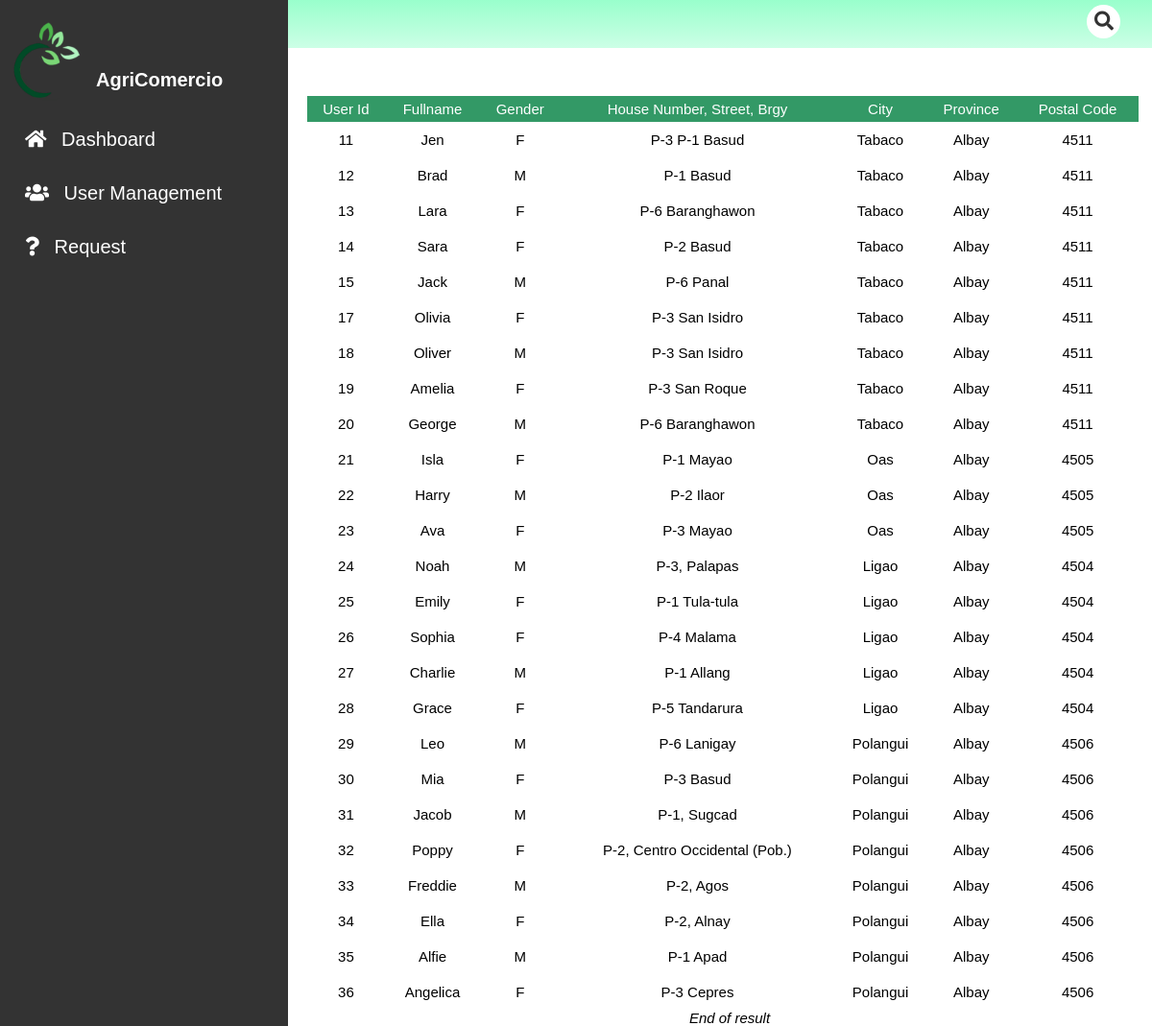
Screenshot of /admin/customer.php with the database file from the repository.
### tables this page shows
CREATE TABLE `user_info` (
  `user_info_id` int(11) NOT NULL,
  `user_fullname` varchar(128) NOT NULL,
  `user_id` int(11) NOT NULL,
  `gender` varchar(20) NOT NULL,
  `contact_details` int(20) NOT NULL,
  `house_no_street_brgy` varchar(128) NOT NULL,
  `city` varchar(128) NOT NULL,
  `province` varchar(128) NOT NULL,
  `postal_code` int(11) NOT NULL,
  `user_type` varchar(55) NOT NULL
);

### admin/customer.php (the view, shortened to what this page needs)
<!DOCTYPE html>
<?php
include_once ('../includes/db_conn.php');
?>
<!DOCTYPE html>
<html lang="en">
<head>
    <link rel="stylesheet" href="../css/style.css">
    <link rel="stylesheet" href="../css/fontawesome.css">
    <link rel="stylesheet" href="https://cdnjs.cloudflare.com/ajax/libs/font-awesome/5.15.2/css/all.min.css">
</head>
<body>
<header id="header">
<div class="right">
</div>
<div class="left">
            <div class="search-container">
            <input type="search" placeholder="" id="search">
              <label for="search" class="fas fa-search"></label>
           </div>
</div>
</header>
<body>
<div class="sidenav">
  <div class="sidenav-title">
    <div class="sidenav_image">
      <img src="../img/logo1.png" alt=""width = "90px ">
      <h1>AgriComercio</h1>
    </div>
  </div>
  <a href="admin.php"><i class="fas fa-home"></i> Dashboard</a>
  <a href="user.php"><i class="fas fa-users"></i> User Management</a>
  <a href="#"><i class="fas fa-question"></i> Request</a>
</div>
<main>
        <div class="main__container">
          <div class="container_fluid">
                <div class="row" id="contentPanel">
                <div class="col-12">
                <?php
                $sql =" SELECT
                                    `user_info_id`,
                                    `user_fullname`,
                                    `user_id`,
                                    `gender`,
                                    `contact_details`,
                                    `house_no_street_brgy`,
                                    `city`,
                                    `province`,
                                    `postal_code`,
                                    `user_type`
                                    FROM `user_info`
                                    WHERE user_type = 'Customer';";
                $stmt=mysqli_stmt_init($conn);
                if (!mysqli_stmt_prepare($stmt, $sql)){
                echo "Statement Failed.";
                exit();
                }
                mysqli_stmt_execute($stmt);
                $resultData = mysqli_stmt_get_result($stmt);
                $arr=array();
                while($row = mysqli_fetch_assoc($resultData)){
                array_push($arr,$row);
                }
                if(!empty($arr)){
                    echo "<table class='table'>";
                    echo "<thead>";
                    echo "<th> User Id </th>";
                    echo "<th> Fullname</th>";
                    echo "<th> Gender </th>";
                    echo "<th> House Number, Street, Brgy </th>";
                    echo "<th> City </th>";
                    echo "<th> Province </th>";
                    echo "<th> Postal Code </th>";
                    echo "</thead>";
                    foreach($arr as $key => $val){
                    echo "<tr>";
                    echo "<td>" . $val ['user_id']         . "</td>";
                    echo "<td>" . $val ['user_fullname']   . "</td>";
                    echo "<td>" . $val ['gender']          .  " </td> ";
                    echo "<td>" . $val ['house_no_street_brgy'] .  " </td>";
                    echo "<td>" . $val ['city'] .  " </td>";
                    echo "<td>" . $val ['province'] .  " </td>";
                    echo "<td>" . $val ['postal_code'] .  " </td>";
                    echo "<td>";
                    echo "</tr>";
                    }
                  ?>
                    <?php
                    echo "</table>";
                    }
                    else{
                    echo "<h4> No Records Found.</h4>";
                    }
                ?>
                    <div
                    class='text-center'><em>End of result</em>
                    </div>
                </div>
                </div>
          </div>
      </main>
</body>
</html>

### css/style.css (style rules this page uses)
* { margin: 0; box-sizing: border-box; transition: all .2s linear; font-family: 'Exo 2', sans-serif ; }
html { font-size: 62.5%; scroll-behavior: smooth; }
body { overflow-x: hidden; }
#header { display: flex; align-items: center; justify-content: space-between; padding: 1.5rem 2.5rem; color: black; background-image:linear-gradient(#99ffcc,#ccffe6) ; }
.search-container { display: inline; position: relative; }
#search { position: absolute; top:-2rem; right: 0.8rem; height: 3.5rem; width: 3.5rem; font-size: 1.5rem; padding: 0.1rem; border: none; outline: none; border-radius: 5rem; }
.fa-search { top: -1.3rem; right: 1.5rem; position: absolute; font-size: 2rem; cursor: pointer; z-index: 1; color: #333; }
a { text-decoration: none; font-weight: bolder; color: #000000; }
table { width: 100%; border-collapse: collapse ; }
th { text-align: left; padding: 5px; color: #fff; background: #339966; font-weight: normal; }
td { padding: 10px 5px; }
main { margin-left: 30rem; padding: 0; }
.sidenav { height: 100%; width: 300px; position: fixed; z-index: 1; top: 0; left: 0; background-color:#333333; overflow-x: hidden; padding-top: 20px; }
.sidenav a { padding: 10px 8px 6px 16px; text-decoration: none; font-size: 2rem; color: #fff; display: block; font-weight: lighter; }
.sidenav i { margin: 1rem; color: white; }
.sidenav img { margin-bottom: 6rem; }
.sidenav h1 { color: white; margin-top: -10rem; margin-bottom: 2rem; margin-left: 10rem; }
.main__container { margin-top: 5rem; margin-left: 2rem; text-align: center; justify-content: center; }
.container_fluid .col-12 { font-size: 1.5rem; text-align-last: center; }
.text-center { text-align-last: center; }

### rows the page displays
user_info: user "11", user_fullname "Jen", gender "F", house_no_street_brgy "P-3 P-1 Basud", city "Tabaco", province "Albay", postal_code "4511"
user_info: user "12", user_fullname "Brad", gender "M", house_no_street_brgy "P-1 Basud", city "Tabaco", province "Albay", postal_code "4511"
user_info: user "13", user_fullname "Lara", gender "F", house_no_street_brgy "P-6 Baranghawon", city "Tabaco", province "Albay", postal_code "4511"
user_info: user "14", user_fullname "Sara", gender "F", house_no_street_brgy "P-2 Basud", city "Tabaco", province "Albay", postal_code "4511"
user_info: user "15", user_fullname "Jack", gender "M", house_no_street_brgy "P-6 Panal", city "Tabaco", province "Albay", postal_code "4511"
user_info: user "17", user_fullname "Olivia", gender "F", house_no_street_brgy "P-3 San Isidro", city "Tabaco", province "Albay", postal_code "4511"
user_info: user "18", user_fullname "Oliver", gender "M", house_no_street_brgy "P-3 San Isidro", city "Tabaco", province "Albay", postal_code "4511"
user_info: user "19", user_fullname "Amelia", gender "F", house_no_street_brgy "P-3 San Roque", city "Tabaco", province "Albay", postal_code "4511"
user_info: user "20", user_fullname "George", gender "M", house_no_street_brgy "P-6 Baranghawon", city "Tabaco", province "Albay", postal_code "4511"
user_info: user "21", user_fullname "Isla", gender "F", house_no_street_brgy "P-1 Mayao", city "Oas", province "Albay", postal_code "4505"
user_info: user "22", user_fullname "Harry", gender "M", house_no_street_brgy "P-2 Ilaor", city "Oas", province "Albay", postal_code "4505"
user_info: user "23", user_fullname "Ava", gender "F", house_no_street_brgy "P-3 Mayao", city "Oas", province "Albay", postal_code "4505"
user_info: user "24", user_fullname "Noah", gender "M", house_no_street_brgy "P-3, Palapas", city "Ligao", province "Albay", postal_code "4504"
user_info: user "25", user_fullname "Emily", gender "F", house_no_street_brgy "P-1 Tula-tula", city "Ligao", province "Albay", postal_code "4504"
user_info: user "26", user_fullname "Sophia", gender "F", house_no_street_brgy "P-4 Malama", city "Ligao", province "Albay", postal_code "4504"
user_info: user "27", user_fullname "Charlie", gender "M", house_no_street_brgy "P-1 Allang", city "Ligao", province "Albay", postal_code "4504"
user_info: user "28", user_fullname "Grace", gender "F", house_no_street_brgy "P-5 Tandarura", city "Ligao", province "Albay", postal_code "4504"
user_info: user "29", user_fullname "Leo", gender "M", house_no_street_brgy "P-6 Lanigay", city "Polangui", province "Albay", postal_code "4506"
user_info: user "30", user_fullname "Mia", gender "F", house_no_street_brgy "P-3 Basud", city "Polangui", province "Albay", postal_code "4506"
user_info: user "31", user_fullname "Jacob", gender "M", house_no_street_brgy "P-1, Sugcad", city "Polangui", province "Albay", postal_code "4506"
user_info: user "32", user_fullname "Poppy", gender "F", house_no_street_brgy "P-2, Centro Occidental (Pob.)", city "Polangui", province "Albay", postal_code "4506"
user_info: user "33", user_fullname "Freddie", gender "M", house_no_street_brgy "P-2, Agos", city "Polangui", province "Albay", postal_code "4506"
user_info: user "34", user_fullname "Ella", gender "F", house_no_street_brgy "P-2, Alnay", city "Polangui", province "Albay", postal_code "4506"
user_info: user "35", user_fullname "Alfie", gender "M", house_no_street_brgy "P-1 Apad", city "Polangui", province "Albay", postal_code "4506"
user_info: user "36", user_fullname "Angelica", gender "F", house_no_street_brgy "P-3 Cepres", city "Polangui", province "Albay", postal_code "4506"
